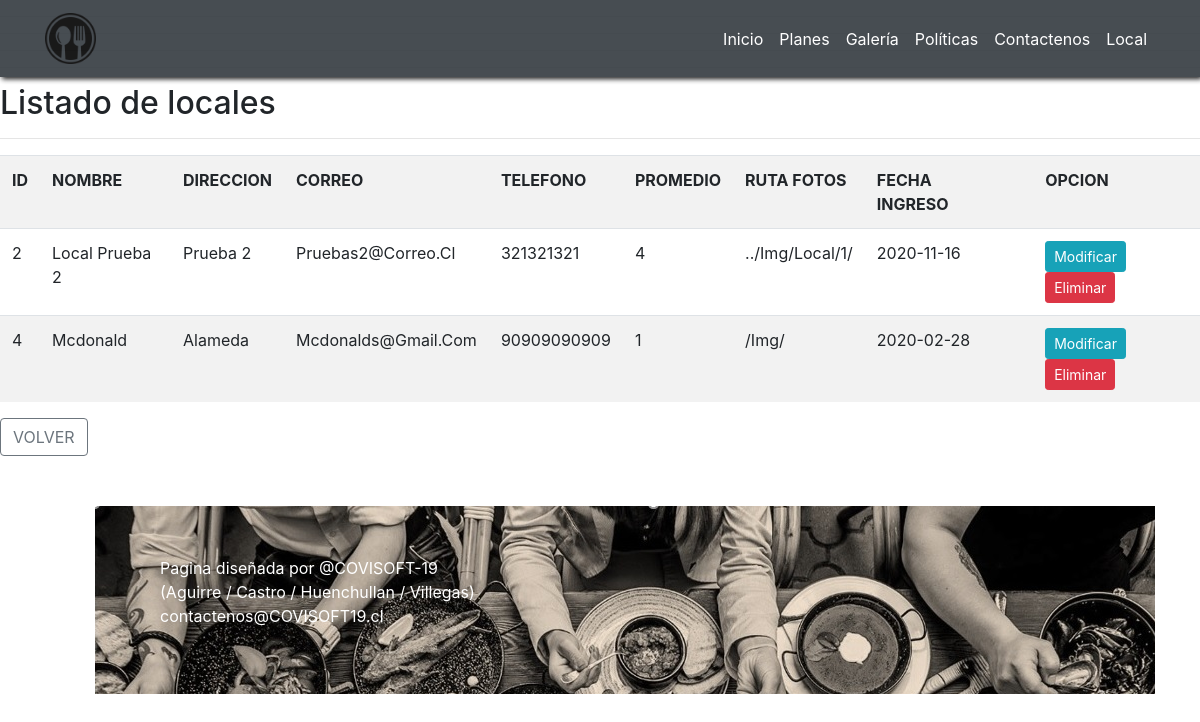
The app's page /catalogo/local_list with its own data.
### catalogo/models.py (models this page shows, shortened)
class Local(models.Model):
	id_local=models.AutoField(primary_key=True)
	nombre=models.CharField(max_length=50)
	direccion=models.CharField(max_length=100)
	correo=models.CharField(max_length=50)
	telefono=models.CharField(max_length=12)
	prom_califi=models.IntegerField(default=0)
	ruta_fotos=models.CharField(max_length=100)
	fecha_alta=models.DateField(null=True, blank=True)

### catalogo/views.py (the view)
# urls.py: path('local_list', listar_local, name="local_list"),
def listar_local(request):
	local_l=Local.objects.all()
	data={
		'local':local_l
	}
	return render(request, 'local/local_list.html', data)

### catalogo/templates/Local/local_list.html (shortened to what this page needs)
<!DOCTYPE html>
<html lang="es">
   <head>
        <link rel="stylesheet" href="https://cdn.jsdelivr.net/npm/bootstrap@4.5.3/dist/css/bootstrap.min.css">
        {% load static %}
        <link rel="stylesheet" href="{% static 'css/main.css' %}">
        {% load static %}
   </head>
   <body>
       {% load static %}
    <nav class="navbar navbar-expand-lg navbar-dark bg-dark fixed-top">
      <div class="container">
        <a class="navbar-brand header-content-left" href="{% url 'inicio' %}"><img src="{% static 'img/icono3.ico' %}" alt="La ruta del bajón" style="width: 20%"></a>
        <div class="collapse navbar-collapse" id="navbarNav">
          <ul class="navbar-nav ml-auto text-black">
            <li class="nav-item">
              <a class="nav-link" href="{% url 'inicio' %}">Inicio</a>
            </li>
            <li class="nav-item">
              <a class="nav-link" href="{% url 'inicio' %}">Planes</a>
            </li>
            <li class="nav-item">
              <a class="nav-link" href="{% url 'galeria' %}">Galería</a>
            </li>
            <li class="nav-item">
              <a class="nav-link" href="{% url 'qs' %}">Políticas</a>
            </li>
            <li class="nav-item">
              <a class="nav-link " href="{% url 'inicio' %}">Contactenos</a>
            </li>
            <li class="nav-item">
              <a class="nav-link " href="{% url 'local'%}">Local</a>
            </li>
          </ul>
        </div>
      </div>
    </nav>
    <head>
       <h2>Listado de locales</h2>
   </head>
   <body>
      <table class="table table-striped table-hover table-responsive-sm">
          <tr>
            <hr>
              <th>ID</th>
              <th>NOMBRE</th>
              <th>DIRECCION</th>
              <th>CORREO</th>
              <th>TELEFONO</th>
              <th>PROMEDIO</th>
              <th>RUTA FOTOS</th>
              <th>FECHA INGRESO</th>
              <th> </th>
              <th>OPCION</th>
          </tr>
          {% for p in local %}
          <tr>
              <td>{{p.id_local | title }}</td>
              <td>{{p.nombre | title }}</td>
              <td>{{p.direccion | title }}</td>
              <td>{{p.correo | title }}</td>
              <td>{{p.telefono | title }}</td>
              <td>{{p.prom_califi | title }}</td>
              <td>{{p.ruta_fotos | title }}</td>
              <td>{{p.fecha_alta | title }}</td>
              <td> </td>
              <td>
                <a href="{% url 'local_mod' p.id_local%}" class="btn btn-info btn-sm">Modificar</a>
                <a href="{% url 'local_del' p.id_local%}" class="btn btn-danger btn-sm">Eliminar</a>
              </td>
          </tr>
          {% endfor%}
      </table>
      <h4>
        <a href="{% url 'local'%}" class="btn btn-outline-secondary text-black">VOLVER</a>
      </h4>
   </body>
  </body>
   <div class="container">
      <footer class="footer">
        <div class="container">
         <p style="color:white;">
            Pagina diseñada por @COVISOFT-19 <br>
           (Aguirre / Castro / Huenchullan / Villegas) <br>
           contactenos@COVISOFT19.cl
         </p>
        </div>
  </div
   </body>
</html>

### catalogo/static/css/main.css (style rules this page uses)
.navbar { box-shadow: 2px 2px 5px #000; opacity: .9; }
.navbar .navbar-nav .nav-item .nav-link { color: white; }
footer { margin-top: 50px; margin-left: 50px; padding: 50px; background: url(../img/ppalb.jpg) no-repeat; }

### records on screen
Local: id_local "2", nombre "Local Prueba 2", direccion "Prueba 2", correo "Pruebas2@Correo.Cl", telefono "321321321", prom_califi "4", ruta_fotos "../Img/Local/1/", fecha_alta "2020-11-16"
Local: id_local "4", nombre "Mcdonald", direccion "Alameda", correo "Mcdonalds@Gmail.Com", telefono "90909090909", prom_califi "1", ruta_fotos "/Img/", fecha_alta "2020-02-28"
